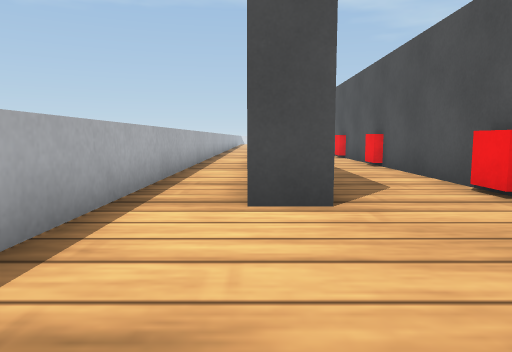
View 1 (above)

24 first-person views from a walk through a Webots world. The camera is 0.08 m above the floor, tilts 6° down and sees 70° across. The floor is counted in squares, 0.1 m on a side. Each view is taken from the middle of a square. On the plan, view 1 faces up. The plan holds only what a view shows up to about 11 squares ahead; the rest is blank. The robots in the file are not drawn. Simple shapes and patterns stand in for the simulator's stock objects.

View 2
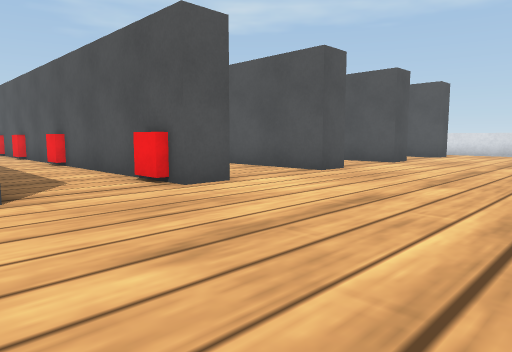

View 3
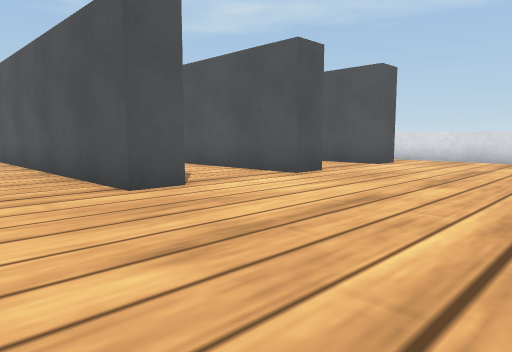

View 4
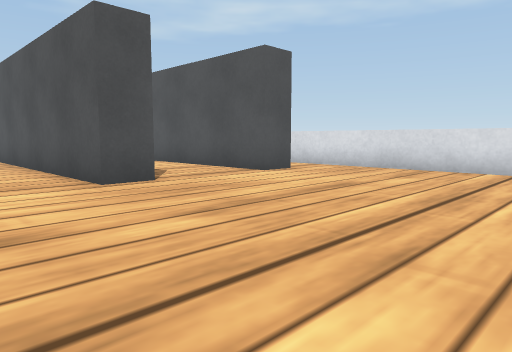

View 5
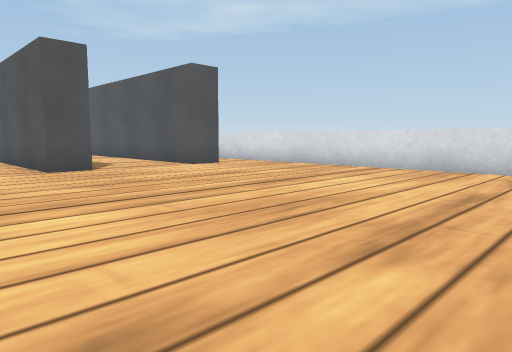

View 6
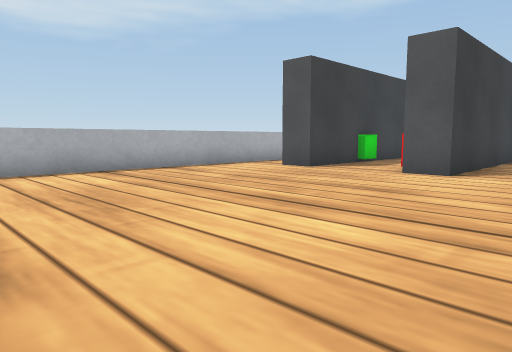

View 7
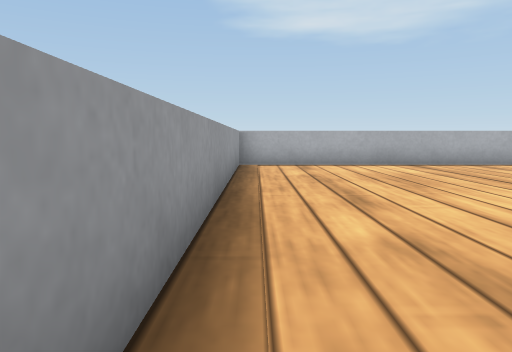

View 8
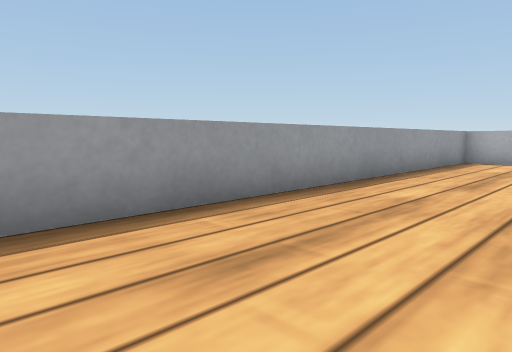

View 9
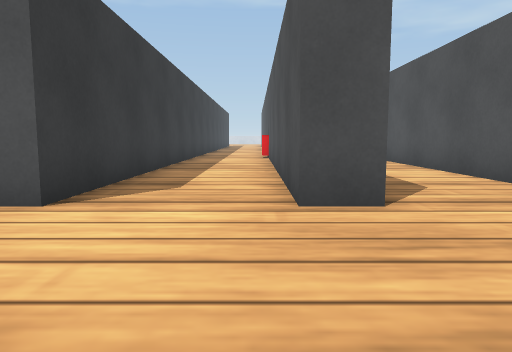

View 10
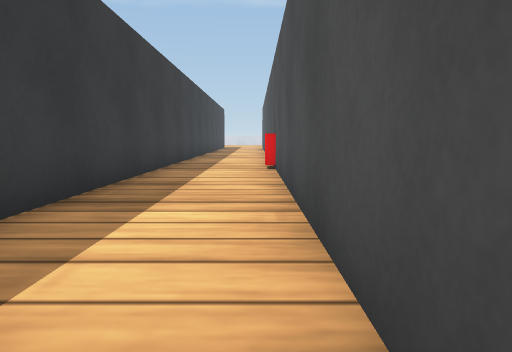

View 11
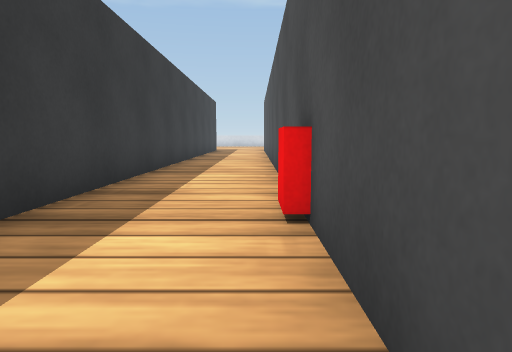

View 12
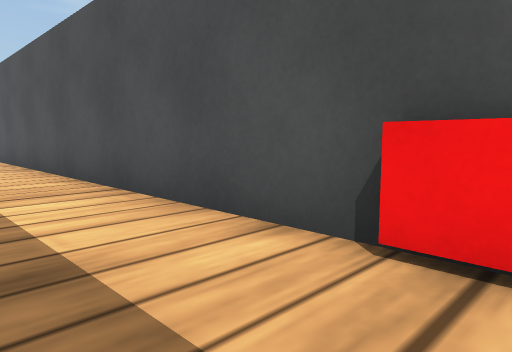

View 13
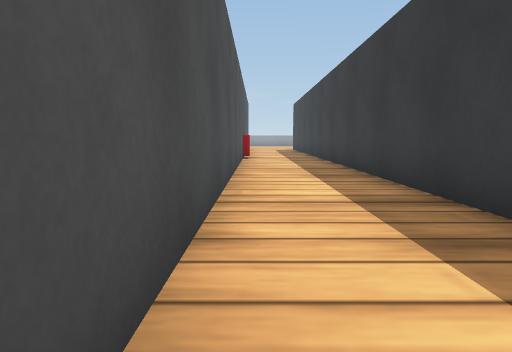

View 14
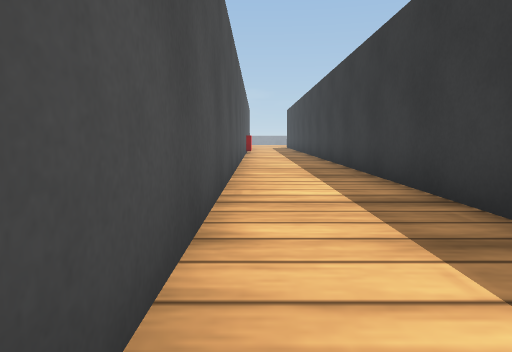

View 15
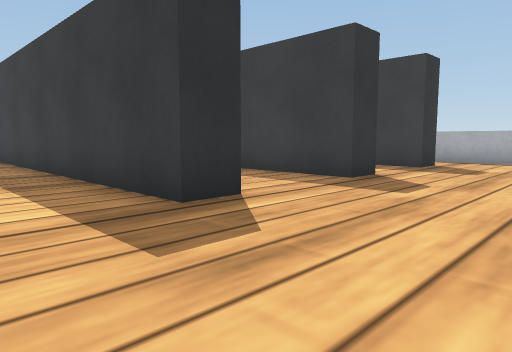

View 16
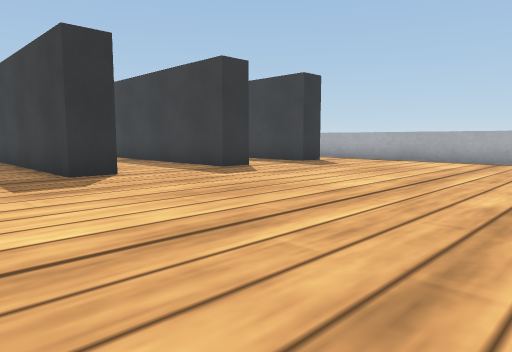

View 17
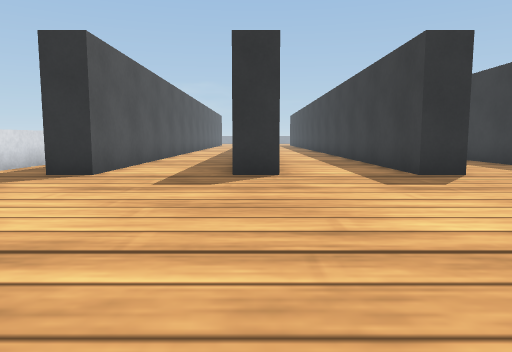

View 18
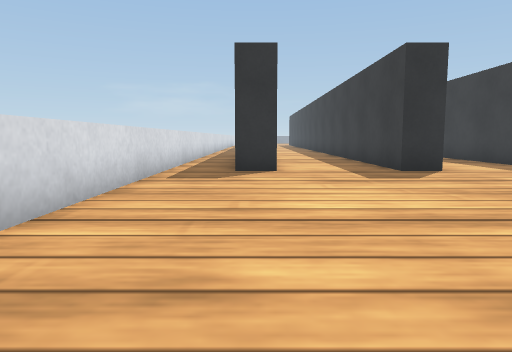

View 19
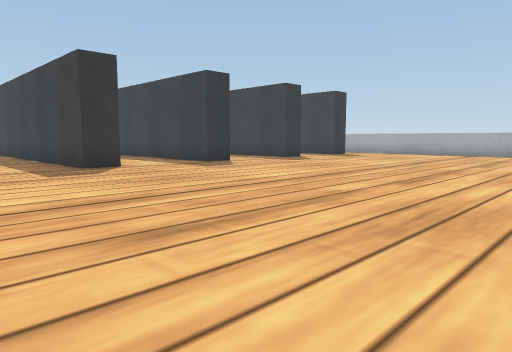

View 20
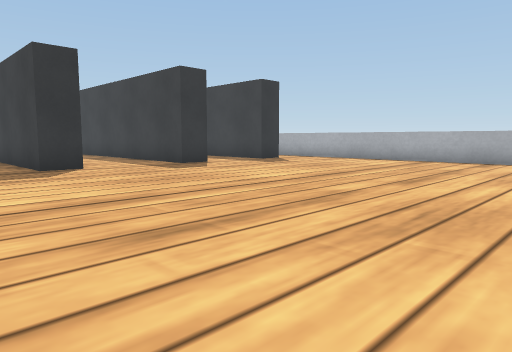

View 21
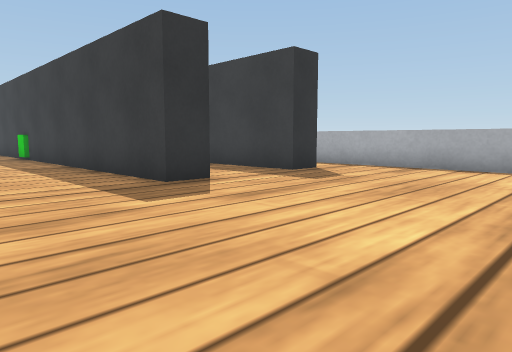

View 22
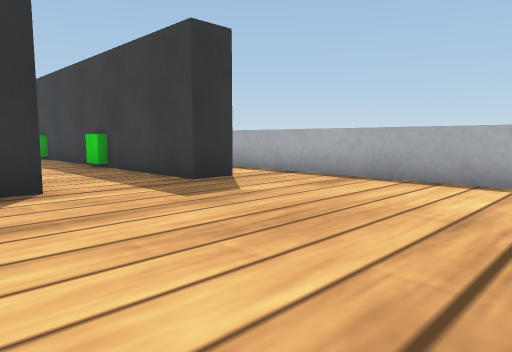

View 23
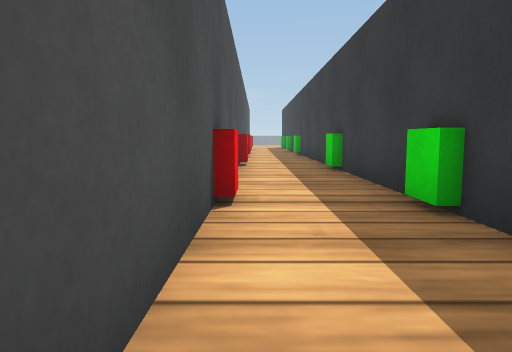

View 24
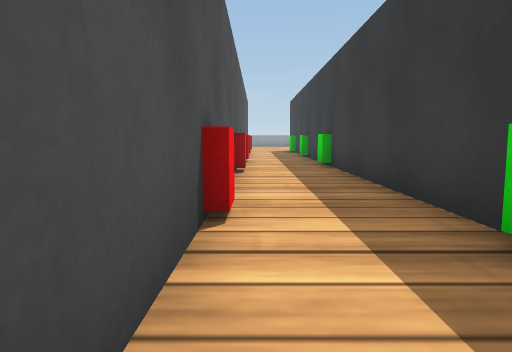

### Floor plan
Points are (right, up) in squares from view 1. A wall is a line through its corners. A room is listed if a view was taken in it or the views show most of it. See-through windows are left out.
Room 1 (views 1, 2, 3, 4, 5, 6, 7, 8, 9, 10, 11, 12, 13, 14, 15, 16, 17, 18, 19, 20, 21, 22, 23, 24)
walls: (3.5, 18.9) (3.5, 33.4); (3.5, 16) (3.5, 17.2); (4.5, 9.2) (4.5, 4.2) (3.5, 4.2) (3.5, 11.2); (-1.8, 11) (-1.8, -5.5); (15.5, 30.9) (15.5, 34.2) (16.5, 34.2); (12.6, 4.2) (11.5, 4.2) (11.5, 33.4); (18.2, 31.2) (18.2, 40); (7.4, 34.2) (8.5, 34.2) (8.5, 4.2) (7.5, 4.2) (7.5, 12.2); (11.4, 34.2) (12.5, 34.2) (12.5, 31.8); (0.9, 5.6) (0.9, 4.2) (-0.1, 4.2); (3.4, 34.2) (4.5, 34.2) (4.5, 27.8); (16.5, 4.2) (15.5, 4.2) (15.5, 11.1); (-0.1, 34.2) (0.9, 34.2) (0.9, 16.6); (18.2, -3.5) (18.2, 4.5); (-1.8, 41.8) (-1.8, 32.2); (-1.4, -5.5) (10.5, -5.5)
objects: marker (1, 16); marker (1, 25); marker (1, 30); marker (3, 5); marker (3, 11); marker (3, 18); marker (3, 23); marker (3, 29); marker (11, 15)

Where each view was taken, in squares from view 1:
view 1: 0 up, 0 right, facing up
view 2: 1 down, 0 right, facing up-right
view 3: 1 down, 5 right, facing up-right
view 4: 2 down, 9 right, facing up-right
view 5: 5 down, 9 right, facing up-right
view 6: 4 down, 7 right, facing up-left
view 7: 5 down, 9 right, facing left
view 8: 2 down, 11 right, facing down-left
view 9: 0 up, 11 right, facing up
view 10: 5 up, 11 right, facing up
view 11: 11 up, 11 right, facing up
view 12: 14 up, 9 right, facing up-right
view 13: 29 up, 11 right, facing down
view 14: 34 up, 11 right, facing down
view 15: 38 up, 11 right, facing down-left
view 16: 42 up, 11 right, facing down-left
view 17: 42 up, 12 right, facing down
view 18: 43 up, 16 right, facing down
view 19: 44 up, 16 right, facing down-left
view 20: 44 up, 11 right, facing down-left
view 21: 40 up, 8 right, facing down-left
view 22: 40 up, 5 right, facing down-left
view 23: 34 up, 3 right, facing down
view 24: 27 up, 3 right, facing down
